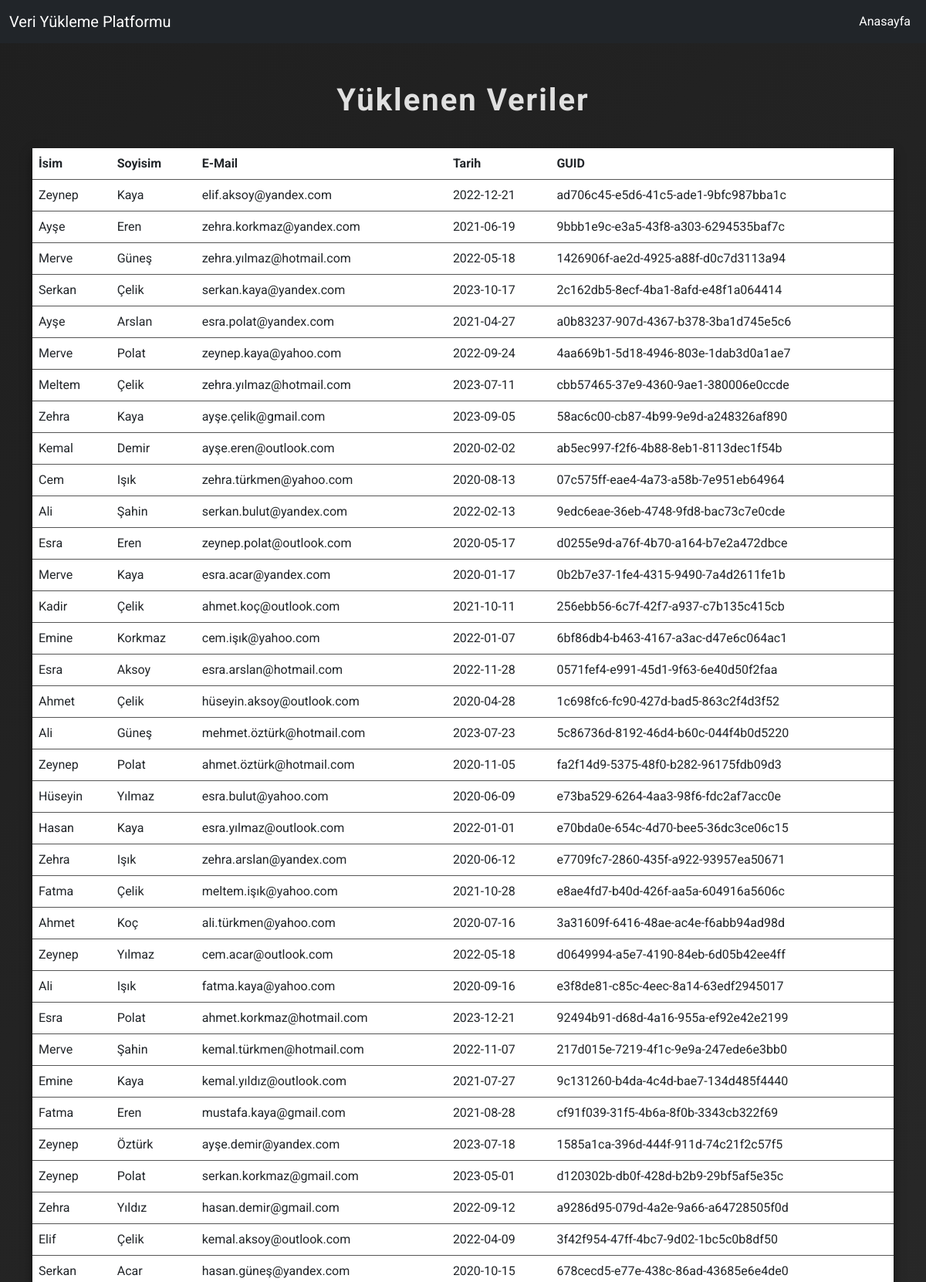
Page /data (upper part) on the committed database.
### models.py (models this page shows, shortened)
class UploadedData(db.Model):
    id = db.Column(db.Integer, primary_key=True)
    first_name = db.Column(db.String(200), nullable=False)  # İsim alanı
    last_name = db.Column(db.String(200), nullable=False)   # Soyisim alanı
    email = db.Column(db.String(100), nullable=False)
    date = db.Column(db.String(50), nullable=False)
    guid = db.Column(db.String(36), nullable=False, unique=True)

### app.py (the view)
@app.route('/data')
def show_data():
    all_data = UploadedData.query.all()
    masked_data = mask_data(all_data[:3])  # Sadece analiz için maskeleme yapılacak
    total_data = request.args.get('total_data', 0, type=int)
    synthetic_data = request.args.get('synthetic_data', 0, type=int)
    non_synthetic_data = request.args.get('non_synthetic_data', 0, type=int)
    synthetic_percentage = request.args.get('synthetic_percentage', 0, type=float)
    return render_template('data.html', data=all_data, masked_data=masked_data,
                           total_data=total_data,
                           synthetic_data=synthetic_data,
                           non_synthetic_data=non_synthetic_data,
                           synthetic_percentage=synthetic_percentage)

### app.py (called while the page is built)
def mask_data(data):
    masked_data = []
    for row in data:
        masked_row = {
            "first_name": row.first_name[0] + "*" * (len(row.first_name) - 1),  # İsim maskeleme
            "last_name": row.last_name[0] + "*" * (len(row.last_name) - 1),     # Soyisim maskeleme
            "email": mask_email(row.email),                                    # Email maskeleme
            "date": row.date                                                   # Tarih aynı kalır
        }
        masked_data.append(masked_row)
    return masked_data

def mask_email(email):
    local_part, domain = email.split('@')
    return local_part[0] + "*" * (len(local_part) - 1) + "@" + domain

### templates/data.html (shortened to what this page needs)
<!DOCTYPE html>
<html lang="tr">
<head>
    <link href="https://cdn.jsdelivr.net/npm/bootstrap@5.3.0-alpha3/dist/css/bootstrap.min.css" rel="stylesheet">
    <link rel="stylesheet" href="{{ url_for('static', filename='css/styles.css') }}">
</head>
<body>
    <nav class="navbar navbar-expand-lg navbar-dark bg-dark">
        <div class="container-fluid">
            <a class="navbar-brand" href="/">Veri Yükleme Platformu</a>
            <div class="collapse navbar-collapse" id="navbarNav">
                <ul class="navbar-nav ms-auto">
                    <li class="nav-item">
                        <a class="nav-link active" href="/">Anasayfa</a>
                    </li>
                </ul>
            </div>
        </div>
    </nav>
    <div class="container text-center">
        <h1>Yüklenen Veriler</h1>
    </div>
    <div class="container">
        <table class="table table-hover">
            <thead>
                <tr>
                    <th>İsim</th>
                    <th>Soyisim</th>
                    <th>E-Mail</th>
                    <th>Tarih</th>
                    <th>GUID</th>
                </tr>
            </thead>
            <tbody>
                {% for row in data %}
                <tr>
                    <td>{{ row.first_name }}</td>
                    <td>{{ row.last_name }}</td>
                    <td>{{ row.email }}</td>
                    <td>{{ row.date }}</td>
                    <td>{{ row.guid }}</td>
                </tr>
                {% endfor %}
            </tbody>
        </table>
    </div>
</body>
</html>

### static/css/styles.css (style rules this page uses)
body { font-family: 'Roboto', sans-serif; background: linear-gradient(135deg, #1f1f1f, #2b2b2b); color: #f5f5f5; display: flex; flex-direction: column; min-height: 100vh; margin: 0; padding: 0; }
h1 { font-weight: bold; color: #e0e0e0; letter-spacing: 2px; margin-top: 50px; text-align: center; }
table { width: 80%; margin: 30px auto; border-collapse: collapse; background-color: #333; box-shadow: 0 6px 12px rgba(0, 0, 0, 0.5); }
table th, table td { padding: 15px; text-align: left; color: #f5f5f5; border-bottom: 1px solid #555; }
table th { background-color: #444; color: #fff; }
table tr:nth-child(even) { background-color: #2c2c2c; }

### rows in the picture
UploadedData: first_name "Zeynep", last_name "Kaya", email "elif.aksoy@yandex.com", date "2022-12-21", guid "ad706c45-e5d6-41c5-ade1-9bfc987bba1c"
UploadedData: first_name "Ayşe", last_name "Eren", email "zehra.korkmaz@yandex.com", date "2021-06-19", guid "9bbb1e9c-e3a5-43f8-a303-6294535baf7c"
UploadedData: first_name "Merve", last_name "Güneş", email "zehra.yılmaz@hotmail.com", date "2022-05-18", guid "1426906f-ae2d-4925-a88f-d0c7d3113a94"
UploadedData: first_name "Serkan", last_name "Çelik", email "serkan.kaya@yandex.com", date "2023-10-17", guid "2c162db5-8ecf-4ba1-8afd-e48f1a064414"
UploadedData: first_name "Ayşe", last_name "Arslan", email "esra.polat@yandex.com", date "2021-04-27", guid "a0b83237-907d-4367-b378-3ba1d745e5c6"
UploadedData: first_name "Merve", last_name "Polat", email "zeynep.kaya@yahoo.com", date "2022-09-24", guid "4aa669b1-5d18-4946-803e-1dab3d0a1ae7"
UploadedData: first_name "Meltem", last_name "Çelik", email "zehra.yılmaz@hotmail.com", date "2023-07-11", guid "cbb57465-37e9-4360-9ae1-380006e0ccde"
UploadedData: first_name "Zehra", last_name "Kaya", email "ayşe.çelik@gmail.com", date "2023-09-05", guid "58ac6c00-cb87-4b99-9e9d-a248326af890"
UploadedData: first_name "Kemal", last_name "Demir", email "ayşe.eren@outlook.com", date "2020-02-02", guid "ab5ec997-f2f6-4b88-8eb1-8113dec1f54b"
UploadedData: first_name "Cem", last_name "Işık", email "zehra.türkmen@yahoo.com", date "2020-08-13", guid "07c575ff-eae4-4a73-a58b-7e951eb64964"
UploadedData: first_name "Ali", last_name "Şahin", email "serkan.bulut@yandex.com", date "2022-02-13", guid "9edc6eae-36eb-4748-9fd8-bac73c7e0cde"
UploadedData: first_name "Esra", last_name "Eren", email "zeynep.polat@outlook.com", date "2020-05-17", guid "d0255e9d-a76f-4b70-a164-b7e2a472dbce"
UploadedData: first_name "Merve", last_name "Kaya", email "esra.acar@yandex.com", date "2020-01-17", guid "0b2b7e37-1fe4-4315-9490-7a4d2611fe1b"
UploadedData: first_name "Kadir", last_name "Çelik", email "ahmet.koç@outlook.com", date "2021-10-11", guid "256ebb56-6c7f-42f7-a937-c7b135c415cb"
UploadedData: first_name "Emine", last_name "Korkmaz", email "cem.işık@yahoo.com", date "2022-01-07", guid "6bf86db4-b463-4167-a3ac-d47e6c064ac1"
UploadedData: first_name "Esra", last_name "Aksoy", email "esra.arslan@hotmail.com", date "2022-11-28", guid "0571fef4-e991-45d1-9f63-6e40d50f2faa"
UploadedData: first_name "Ahmet", last_name "Çelik", email "hüseyin.aksoy@outlook.com", date "2020-04-28", guid "1c698fc6-fc90-427d-bad5-863c2f4d3f52"
UploadedData: first_name "Ali", last_name "Güneş", email "mehmet.öztürk@hotmail.com", date "2023-07-23", guid "5c86736d-8192-46d4-b60c-044f4b0d5220"
UploadedData: first_name "Zeynep", last_name "Polat", email "ahmet.öztürk@hotmail.com", date "2020-11-05", guid "fa2f14d9-5375-48f0-b282-96175fdb09d3"
UploadedData: first_name "Hüseyin", last_name "Yılmaz", email "esra.bulut@yahoo.com", date "2020-06-09", guid "e73ba529-6264-4aa3-98f6-fdc2af7acc0e"
UploadedData: first_name "Hasan", last_name "Kaya", email "esra.yılmaz@outlook.com", date "2022-01-01", guid "e70bda0e-654c-4d70-bee5-36dc3ce06c15"
UploadedData: first_name "Zehra", last_name "Işık", email "zehra.arslan@yandex.com", date "2020-06-12", guid "e7709fc7-2860-435f-a922-93957ea50671"
UploadedData: first_name "Fatma", last_name "Çelik", email "meltem.işık@yahoo.com", date "2021-10-28", guid "e8ae4fd7-b40d-426f-aa5a-604916a5606c"
UploadedData: first_name "Ahmet", last_name "Koç", email "ali.türkmen@yahoo.com", date "2020-07-16", guid "3a31609f-6416-48ae-ac4e-f6abb94ad98d"
UploadedData: first_name "Zeynep", last_name "Yılmaz", email "cem.acar@outlook.com", date "2022-05-18", guid "d0649994-a5e7-4190-84eb-6d05b42ee4ff"
UploadedData: first_name "Ali", last_name "Işık", email "fatma.kaya@yahoo.com", date "2020-09-16", guid "e3f8de81-c85c-4eec-8a14-63edf2945017"
UploadedData: first_name "Esra", last_name "Polat", email "ahmet.korkmaz@hotmail.com", date "2023-12-21", guid "92494b91-d68d-4a16-955a-ef92e42e2199"
UploadedData: first_name "Merve", last_name "Şahin", email "kemal.türkmen@hotmail.com", date "2022-11-07", guid "217d015e-7219-4f1c-9e9a-247ede6e3bb0"
UploadedData: first_name "Emine", last_name "Kaya", email "kemal.yıldız@outlook.com", date "2021-07-27", guid "9c131260-b4da-4c4d-bae7-134d485f4440"
UploadedData: first_name "Fatma", last_name "Eren", email "mustafa.kaya@gmail.com", date "2021-08-28", guid "cf91f039-31f5-4b6a-8f0b-3343cb322f69"
UploadedData: first_name "Zeynep", last_name "Öztürk", email "ayşe.demir@yandex.com", date "2023-07-18", guid "1585a1ca-396d-444f-911d-74c21f2c57f5"
UploadedData: first_name "Zeynep", last_name "Polat", email "serkan.korkmaz@gmail.com", date "2023-05-01", guid "d120302b-db0f-428d-b2b9-29bf5af5e35c"
UploadedData: first_name "Zehra", last_name "Yıldız", email "hasan.demir@gmail.com", date "2022-09-12", guid "a9286d95-079d-4a2e-9a66-a64728505f0d"
UploadedData: first_name "Elif", last_name "Çelik", email "kemal.aksoy@outlook.com", date "2022-04-09", guid "3f42f954-47ff-4bc7-9d02-1bc5c0b8df50"
UploadedData: first_name "Serkan", last_name "Acar", email "hasan.güneş@yandex.com", date "2020-10-15", guid "678cecd5-e77e-438c-86ad-43685e6e4de0"
